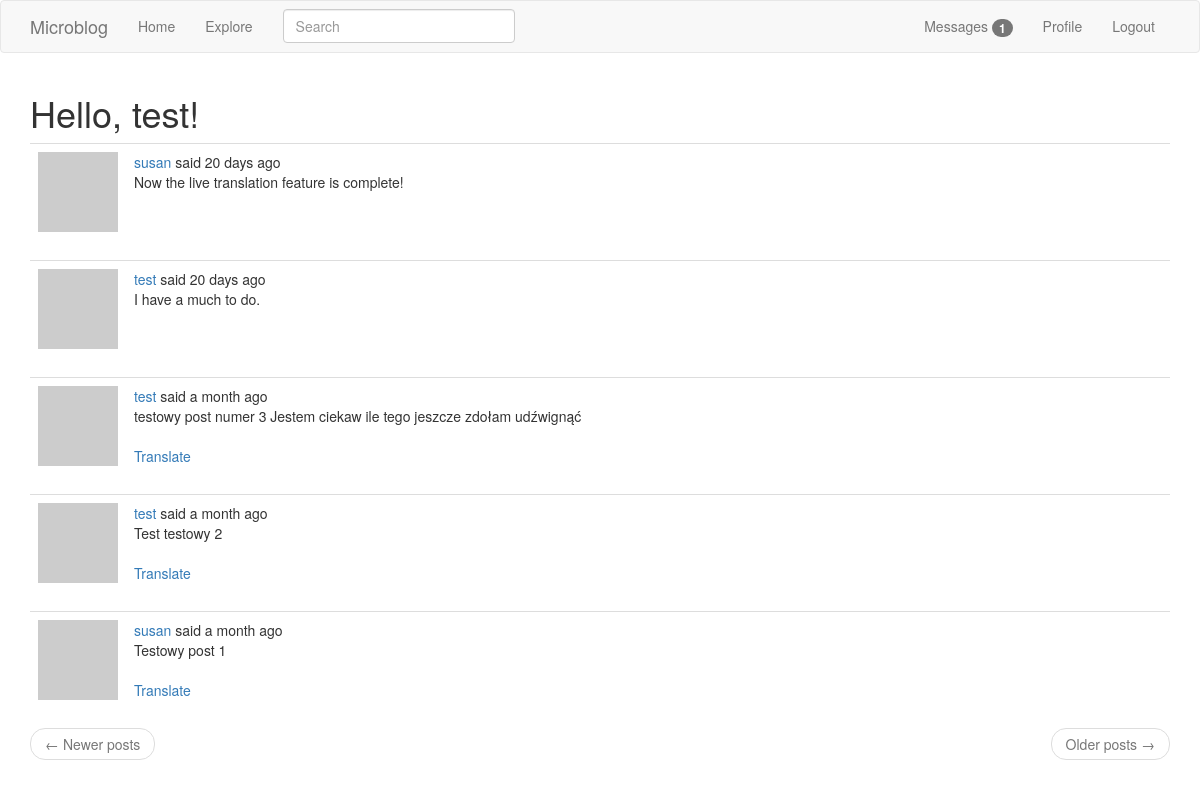
Screenshot of /explore (signed in) with the database file from the repository.
### app/models.py (models this page shows, shortened)
class User(UserMixin, db.Model):
    id = db.Column(db.Integer, primary_key=True)
    username = db.Column(db.String(64), index=True, unique=True)
    email = db.Column(db.String(120), index=True, unique=True)
    password_hash = db.Column(db.String(128))
    posts = db.relationship('Post', backref='author', lazy='dynamic')
    about_me = db.Column(db.String(140))
    last_seen = db.Column(db.DateTime, default=datetime.utcnow)
    followed = db.relationship(
        'User',
        secondary=followers,
        primaryjoin=(followers.c.follower_id == id),
        secondaryjoin=(followers.c.followed_id == id),
        backref=db.backref('followers', lazy='dynamic'),
        lazy='dynamic'
    )
    messages_sent = db.relationship(
        'Message',
        foreign_keys='Message.sender_id',
        backref='author', lazy='dynamic'
    )
    messages_received = db.relationship(
        'Message',
        foreign_keys='Message.recipient_id',
        backref='recipient',
        lazy='dynamic'
    )
    last_message_read_time = db.Column(db.DateTime)
    notifications = db.relationship('Notification', backref='user', lazy='dynamic')
    def avatar(self, size):
        digest = md5(self.email.lower().encode('utf-8')).hexdigest()
        return 'https://www.gravatar.com/avatar/{}?d=robohash&s={}'.format(digest, size)
    def new_messages(self):
        last_read_time = self.last_message_read_time or datetime(1900, 1, 1)
        return Message.query.filter_by(recipient=self).filter(Message.timestamp > last_read_time).count()

class SearchableMixin(object):
    @classmethod
    def before_commit(cls, session):
        session._changes = {
            'add': list(session.new),
            'update': list(session.dirty),
            'delete': list(session.deleted)
        }
    @classmethod
    def after_commit(cls, session):
        for obj in session._changes['add']:
            if isinstance(obj, SearchableMixin):
                add_to_index(obj.__tablename__, obj)
        for obj in session._changes['update']:
            if isinstance(obj, SearchableMixin):
                add_to_index(obj.__tablename__, obj)
        for obj in session._changes['delete']:
            if isinstance(obj, SearchableMixin):
                remove_from_index(obj.__tablename__, obj)
        session._changes = None

class Post(SearchableMixin, db.Model):
    __searchable__ = ['body']
    id = db.Column(db.Integer, primary_key=True)
    body = db.Column(db.String(140))
    timestamp = db.Column(db.DateTime, index=True, default=datetime.utcnow)
    user_id = db.Column(db.Integer, db.ForeignKey('user.id'))
    language = db.Column(db.String(5))

### app/main/routes.py (the view)
@bp.route('/explore')
@login_required
def explore():
    page = request.args.get('page', 1, type=int)
    posts = Post.query.order_by(Post.timestamp.desc()).paginate(page, current_app.config['POSTS_PER_PAGE'], False)
    next_url = url_for('main.explore', page=posts.next_num) if posts.has_next else None
    prev_url = url_for('main.explore', page=posts.prev_num) if posts.has_prev else None
    return render_template('index.html', title=_('Explore'), posts=posts.items, next_url=next_url, prev_url=prev_url)

### app/main/forms.py
class SearchForm(FlaskForm):
    q = StringField(_l('Search'), validators=[DataRequired()])
    def __init__(self, *args, **kwargs):
        if 'formdata' not in kwargs:
            kwargs['formdata'] = request.args
        if 'csrf_enabled' not in kwargs:
            kwargs['csrf_enabled'] = False
        super(SearchForm, self).__init__(*args, **kwargs)

### app/main/routes.py (called while the page is built)
@bp.before_app_request
def before_request():
    if current_user.is_authenticated:
        current_user.last_seen = datetime.utcnow()
        db.session.commit()
        g.search_form = SearchForm()
    g.locale = str(get_locale())

### app/models.py (called while the page is built)
@login.user_loader
def load_user(id_user):
    return User.query.get(int(id_user))

### app/templates/index.html (shortened to what this page needs)
{% extends "base.html" %}
{% import 'bootstrap/wtf.html' as wtf %}
{% block app_content %}
    <h1>{{ _('Hello, %(username)s!', username=current_user.username) }}</h1>
    {% for post in posts %}
        {% include '_post.html' %}
    {% endfor %}
    <nav aria-label="...">
        <ul class="pager">
            <li class="previous{% if not prev_url %} disabled{% endif %}">
                <a href="{{ prev_url or '#' }}">
                    <span aria-hidden="true">&larr;</span> {{ _('Newer posts') }}
                </a>
            </li>
            <li class="next{% if not next_url %} disabled{% endif %}">
                <a href="{{ next_url or '#' }}">
                    {{ _('Older posts') }} <span aria-hidden="true">&rarr;</span>
                </a>
            </li>
        </ul>
    </nav>
{% endblock %}

### app/templates/_post.html (shortened to what this page needs)
<table class="table table-hover">
    <tr>
        <td width="72px">
            <a href="{{ url_for('main.user', username=post.author.username) }}">
                <img src="{{ post.author.avatar(72) }}"/>
            </a>
        </td>
        <td>
            {{ _('%(username)s said %(when)s',
                    username=user_link, when=moment(post.timestamp).fromNow()) }}
            <br>
            <span id="post{{ post.id }}">{{ post.body }}</span>
            {% if post.language and post.language != g.locale %}
                <br><br>
                <span id="translation{{ post.id }}">
                    <a href="javascript:translate(
                                '#post{{ post.id }}',
                                '#translation{{ post.id }}',
                                '{{ post.language }}',
                                '{{ g.locale }}');">{{ _('Translate') }}</a>
                </span>
            {% endif %}
        </td>
    </tr>
</table>

### rows the page displays
Post: body "Now the live translation feature is complete!"
Post: body "I have a much to do."
Post: body "testowy post numer 3 Jestem ciekaw ile tego jeszcze zdołam udźwignąć"
Post: body "Test testowy 2"
Post: body "Testowy post 1"

### other values shown
{{ new_messages }} "1"
